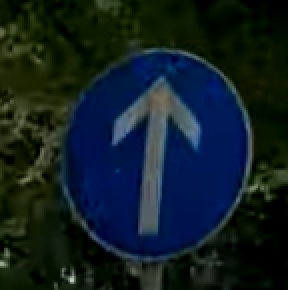
#> input picture extra_images/test_1.PNG, 144 x 145 px (shown 2 times larger); its folder holds only this picture in this run
$ jupyter execute --allow-errors '4. Test NN.ipynb'   (shell and % lines are left out)   (older library calls are emulated)
#> lines starting #> are read from the running program, lines starting #| are printed output that depends on the picture
[cell 1]
import numpy as np
import cv2
import glob
import matplotlib.pyplot as plt
from pprint import pprint
import pickle
import tensorflow as tf

## Step 3: Test a Model on New Images

To give yourself more insight into how your model is working, download at least five pictures of German traffic signs from the web and use your model to predict the traffic sign type.

You may find `signnames.csv` useful as it contains mappings from the class id (integer) to the actual sign name.

### Load the Images

[cell 2]
def resizeImage(image,shape=(32,32)):
    """
    image should be a np.array image, note that it will be modified
    """
    ysize = image.shape[0]
    xsize = image.shape[1]

    # Resize image if necesaary
    if xsize != shape[0] and ysize != shape[1]:
        image = cv2.resize(image, (shape[0], shape[1]),)

    return image

[cell 3]
### Load the images and plot them here.
images = glob.glob('extra_images/*')
test_images =  [];

# Step through the list and search for chessboard corners
for idx, fname in enumerate(images):
    img = cv2.imread(fname)
#> img is the input picture: shape (145, 144, 3); mean B, G, R 35.3, 31, 16.8
    rgbimg = cv2.cvtColor(img, cv2.COLOR_BGR2RGB)
    rgbimg = resizeImage(rgbimg)
#> in resizeImage, `image = cv2.resize(image, (shape[0], shape[1]),)`:
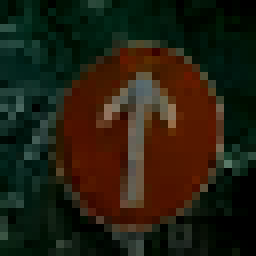
#> image: shape (32, 32, 3) (shown 8 times larger); mean of channels 0, 1, 2 16.5, 30.6, 35; drawn as B, G, R
    test_images.append(rgbimg)

[cell 4]
plt.figure(figsize=(22, 12))


for i in range(len(test_images)):
    plt.subplot(5, 8, 1+i)
    plt.yticks([])
    plt.xticks([])
    plt.imshow(test_images[i], interpolation='nearest')
#> this loop made 1 pass
print("New training examples:")

# Helper to adapt images to full width
plt.show()

## Preprocess Images

[cell 5]
def hisEqulColor(img):
    ycrcb=cv2.cvtColor(img,cv2.COLOR_RGB2YCR_CB)
    channels=cv2.split(ycrcb)
    cv2.equalizeHist(channels[0],channels[0])
    cv2.merge(channels,ycrcb)
    cv2.cvtColor(ycrcb,cv2.COLOR_YCR_CB2RGB,img)
    return img

def cv2contrast_normalize(x_in):
    dst = np.zeros(x_in.shape) # setup destination matrix shape

    # Use list comprehension, adjust each image contrast to be between [0, 255]
    l = [cv2.normalize(x, dst, alpha=0, beta=255, norm_type=cv2.NORM_MINMAX, dtype=cv2.CV_8U) for x in x_in]

    return np.asarray(l)

[cell 6]
test_images_corrected =  []

plt.figure(figsize=(22, 12))
for i in range(len(test_images)):
    plt.subplot(5, 8, 1+i)
    plt.yticks([])
    plt.xticks([])
    corrected_img = hisEqulColor(cv2contrast_normalize(test_images[i]))
    plt.imshow(corrected_img, interpolation='nearest')
    test_images_corrected.append(corrected_img)
#> this loop made 1 pass
#> pass 1, `corrected_img = hisEqulColor(cv2contrast_normalize(test_images[i]))`:
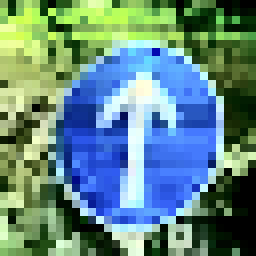
#> corrected_img: shape (32, 32, 3) (shown 8 times larger); mean R, G, B 98.3, 136.1, 132.3
#> after the loop, test_images_corrected = 1 item

print("New training examples corrected:")

$ run again, on extra_images/test_4.PNG
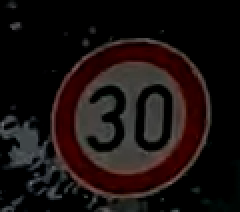
#> input picture extra_images/test_4.PNG, 120 x 106 px (shown 2 times larger)
#> img is the input picture: shape (106, 120, 3); mean B, G, R 16.1, 16.9, 25.4
#> in resizeImage, `image = cv2.resize(image, (shape[0], shape[1]),)`:
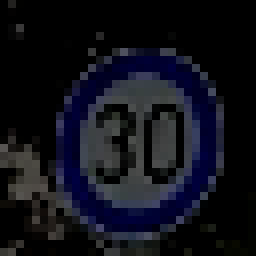
#> image: shape (32, 32, 3) (shown 8 times larger); mean of channels 0, 1, 2 25.5, 17, 16.2; drawn as B, G, R
#> the loop `for i in range(len(test_images)):` made 1 pass
#> the loop `for i in range(len(test_images)):` made 1 pass
#> pass 1, `corrected_img = hisEqulColor(cv2contrast_normalize(test_images[i]))`:
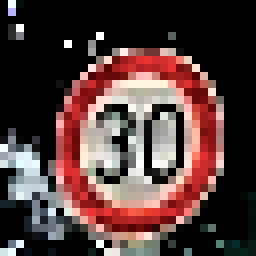
#> corrected_img: shape (32, 32, 3) (shown 8 times larger); mean R, G, B 84.2, 60.4, 58.2
#> after the loop `for i in range(len(test_images)):`: test_images_corrected = 1 item

$ run again, on extra_images/test_10.PNG
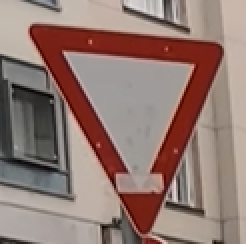
#> input picture extra_images/test_10.PNG, 123 x 122 px (shown 2 times larger)
#> img is the input picture: shape (122, 123, 3); mean B, G, R 114.1, 121.3, 145.7
#> in resizeImage, `image = cv2.resize(image, (shape[0], shape[1]),)`:
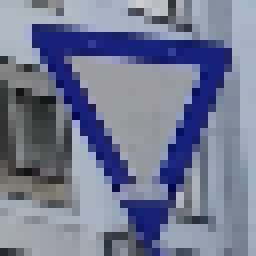
#> image: shape (32, 32, 3) (shown 8 times larger); mean of channels 0, 1, 2 145.6, 121.1, 114; drawn as B, G, R
#> the loop `for i in range(len(test_images)):` made 1 pass
#> the loop `for i in range(len(test_images)):` made 1 pass
#> pass 1, `corrected_img = hisEqulColor(cv2contrast_normalize(test_images[i]))`:
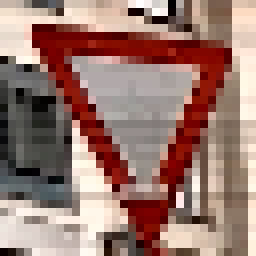
#> corrected_img: shape (32, 32, 3) (shown 8 times larger); mean R, G, B 153.5, 120.4, 111.4
#> after the loop `for i in range(len(test_images)):`: test_images_corrected = 1 item
